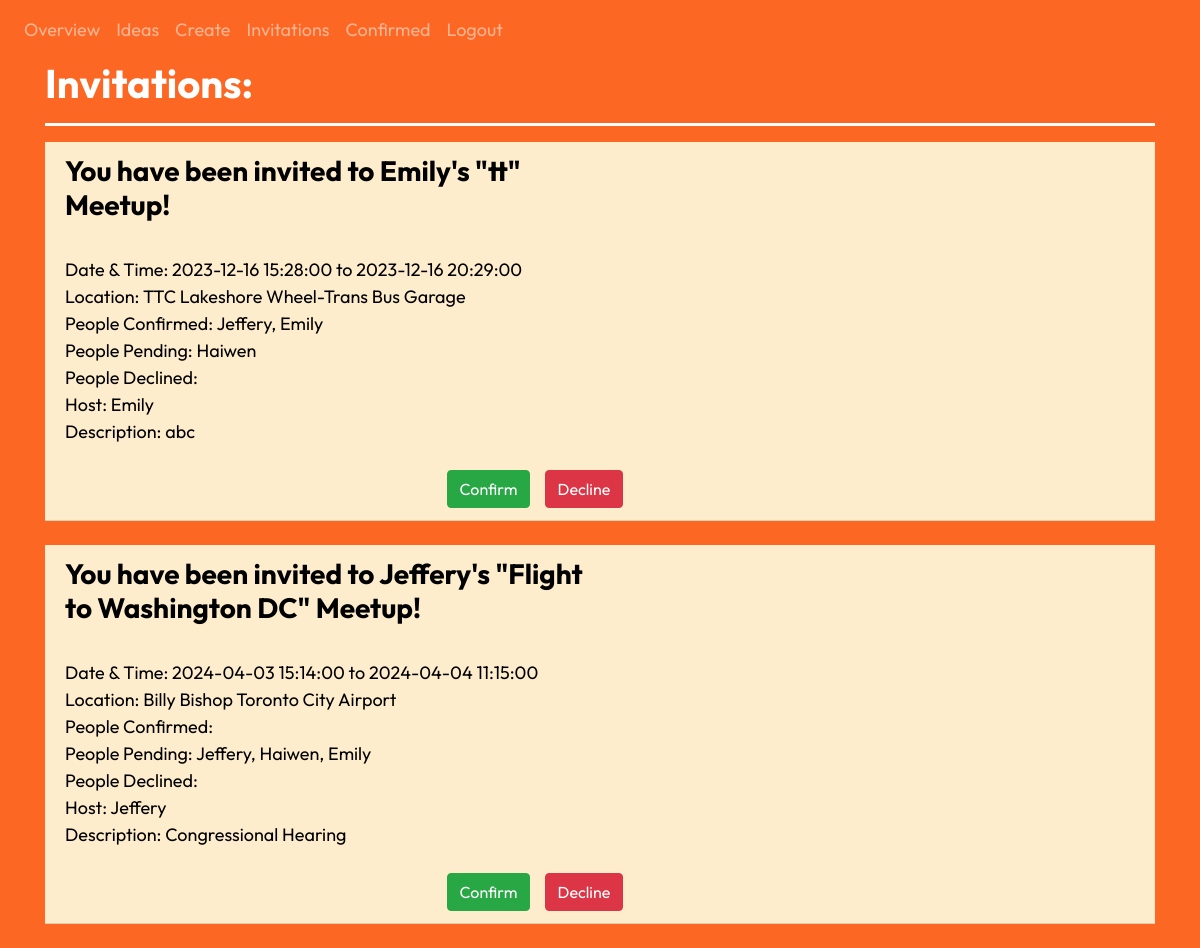
The app's page /view_meetups (signed in) with its own data.
### website/models.py (models this page shows)
class Meetup(db.Model):
    id = db.Column(db.Integer, primary_key=True)
    date_created = db.Column(db.DateTime(timezone=True), default=func.now()) # gets current date and time, store it as date
    date_meetup = db.Column(db.DateTime)
    date_end = db.Column(db.DateTime)
    title = db.Column(db.String(10000))
    location = db.Column(db.String(10000))
    fullAddress = db.Column(db.String(10000))
    locationCommonName = db.Column(db.String(10000))
    lat = db.Column(db.Float)
    lng = db.Column(db.Float)
    description = db.Column(db.String(10000))
    invitations = db.Column(db.String(10000))
    confirmed = db.Column(db.String(10000))
    declined = db.Column(db.String(10000))
    owner = db.Column(db.Integer)
    owner_firstname = db.Column(db.String(10000))

### website/views.py (the view)
@views.route('/view_meetups', methods=['GET', 'POST']) #decorator: whenever you go to the / URL, whatever in hom() will run
@login_required
def view_meetups():
    invites = "" # create a string of people who were invited but not confirmed
    confirmation = "" # create a string of people who have confirmed
    confirmSearch = " " + str(current_user.id) + " "
    firstInv = True
    firstConf = True
    meetupList = []
    for meetup in current_user.meetups: # go through all the current user's meetups
        if meetup.confirmed.find(confirmSearch) == -1:
            meetupList.append({'id': meetup.id, 'lat': meetup.lat, 'lng': meetup.lng, 'locationName': meetup.locationCommonName, 'address': meetup.fullAddress})
        invites = invites + "   " # add 3 spaces to show a new meetup
        confirmation = confirmation + "   "
        firstInv = True
        firstConf = True
        for user in meetup.user: # cycle through the users with a relationship with that meetup
            userSearch = " " + str(user.id) + " "
            if meetup.confirmed.find(userSearch)  != -1: # if the user has confirmed
                if firstConf:   # if its the first confirmation for the meetup. add their name
                    confirmation  = confirmation + user.first_name
                    firstConf = False
                else: # if its not the first confirmation, add a comma
                    confirmation  = confirmation + ", " + user.first_name
            else: # if the user has not confirmed yet, add them to the invite list
                if firstInv:
                    invites  = invites + user.first_name
                    firstInv = False
                else:
                    invites  = invites + ", " + user.first_name
    inviteList = invites.split("   ") # create an list of meetups, inside of which are the people invitied to it
    confirmationList = confirmation.split("   ") # create an list of meetups, inside of which are the people who confirmed to it
    return render_template("view_meetups.html", key=key, user=current_user, inviteList = inviteList, confirmSearch = confirmSearch, confirmationList = confirmationList, meetupList = meetupList)

### website/__init__.py (called while the page is built)
@login_manager.user_loader
def load_user(id):
    return User.query.get(int(id))

### website/templates/view_meetups.html (shortened to what this page needs)
{% extends "base.html" %} {% block title %}View Meetups{% endblock %} {% block
content %}
<h1 align="left"><b>Invitations:</b></h1>
<hr />
<ul class="list-group list-group-flush" id="notes">
  {% set ns = namespace(inviteNumber=1) %}
  {% for meetup in user.meetups: %}
  {%if meetup.confirmed.find(confirmSearch) == -1%}
  <li class="list-group-item  meetup-display mb-4">
    <div class="row">
      <div class="col-md-6">
      <h3><b>You have been invited to {{ meetup.owner_firstname }}'s "{{ meetup.title }}" Meetup!</b></h3><br />
    Date & Time: {{ meetup.date_meetup}} to {{ meetup.date_end }}<br />
    Location: {{meetup.locationCommonName}}<br />
    People Confirmed: {{confirmationList[ns.inviteNumber]}}<br />
    People Pending: {{inviteList[ns.inviteNumber]}}<br />
    People Declined: {{meetup.declined}}<br />
    Host: {{meetup.owner_firstname}}<br />
    Description: {{meetup.description}}<br /></div>
    <div class="col-md-6"><div id = "map{{ meetup.id }}" class = "map" style="height: 300px"></div>
  </div></div>
  <div class="row mt-3" style="margin-left: 35%">
    <button
      type="button"
      class="btn btn-success float-right button-margin"
      onClick="confirmMeetup({{meetup.id}})"
    >
      <span aria-hidden="true">Confirm</span>
    </button>
    {% if user.id == meetup.owner %}
    <button
      type="button"
      class="btn btn-success float-right button-margin"
      data-toggle="modal"
      data-target={{"#inviteModal" + meetup.id|string}}
    >
      <span aria-hidden="true">Invite</span>
    </button>
    <div
      class="modal fade"
      id={{"inviteModal" + meetup.id|string}}
      tabindex="-1"
      role="dialog"
      aria-labelledby="inviteModal"
      aria-hidden="true"
    >
      <div class="modal-dialog" role="document">
        <div class="modal-content">
          <div class="modal-header">
            <h5 class="modal-title" id="inviteModalLabel">Invite</h5>
            <button
              type="button"
              class="close"
              data-dismiss="modal"
              aria-label="Close"
            >
              <span aria-hidden="true">&times;</span>
            </button>
          </div>
          <div class="modal-body">
            <form onkeydown="return event.key != 'Enter';">
              <div class="form-group">
                <label for={{"invite-user" + meetup.id|string}} class="col-form-label"
                  >Please enter the emails of additional users you would like to invite seperated by a space:</label
                >
                <input type="text" class="form-control" id={{"invite-user" + meetup.id|string}} placeholder="e.g. Bob72@gmail.com Stacy6@hotmail John77@gmail.com"/>
              </div>
            </form>
          </div>
          <div class="modal-footer">
            <button
              type="button"
              class="btn btn-secondary"
              data-dismiss="modal"
              aria-label="Close"
            >
              Close
            </button>
            <button
              type="button"
              class="btn btn-success button-margin"
              onClick="invite({{meetup.id}}, '/view_meetups')"
              data-dismiss="modal"
              aria-label="Confirm"
            >
              Invite
            </button>
          </div>
        </div>
      </div>
    </div>
    <button
      type="button"
      class="btn btn-warning float-right button-margin"
      data-toggle="modal"
      data-target={{"#ownerModal" + meetup.id|string}}
    >
      <span aria-hidden="true">Transfer</span>
    </button>
    <div
      class="modal fade"
      id={{"ownerModal" + meetup.id|string}}
      tabindex="-1"
      role="dialog"
      aria-labelledby="ownerModal"
      aria-hidden="true"
    >
      <div class="modal-dialog" role="document">
        <div class="modal-content">
          <div class="modal-header">
            <h5 class="modal-title" id="ownerModalLabel">Transfer Ownership</h5>
            <button
              type="button"
              class="close"
              data-dismiss="modal"
              aria-label="Close"
            >
              <span aria-hidden="true">&times;</span>
            </button>
          </div>
          <div class="modal-body">
            <form onkeydown="return event.key != 'Enter';">
              <div class="form-group">
                <label for={{"new-owner" + meetup.id|string}} class="col-form-label"
                  >New Owner Email:</label
                >
                <input type="text" class="form-control" id={{"new-owner" + meetup.id|string}} />
              </div>
            </form>
          </div>
          <div class="modal-footer">
            <button
              type="button"
              class="btn btn-secondary"
              data-dismiss="modal"
              aria-label="Close"
            >
              Close
            </button>
            <button
              type="button"
              class="btn btn-warning"
              onClick="newOwner({{meetup.id}}, '/view_meetups')"
              data-dismiss="modal"
              aria-label="Confirm"
            >
              Transfer
            </button>
          </div>
        </div>
      </div>
    </div>
    <button
    type="button"
    class="btn btn-danger float-right button-margin"
    onClick="deleteMeetup({{meetup.id}}, '/view_meetups')"
  >
    <span aria-hidden="true">Delete</span>
  </button>
  {% else %}
  <button
    type="button"
    class="btn btn-danger float-right button-margin"
    onClick="declineMeetup({{meetup.id}}, '/view_meetups')"
  >
    <span aria-hidden="true">Decline</span>
  </button>
  {% endif %}
    </div>
  </li>
  {% endif %} {% set ns.inviteNumber = ns.inviteNumber+1 %} {% endfor %}
</ul>
{% endblock %}

### website/static/site.css (style rules this page uses)
html, body, #map, #meetupMap { height: 500px; }
html, body { height: 100%; margin: 0; padding: 0; }
.map { height: 500px; }
.meetup-bg { background-color: #FC6824; }
.meetup-display { color: rgb(0, 0, 0); background-color: #FEEDCD; }
.meetup-text { color: white; font-family: 'Outfit' ;font-size: 18px; }
.button-margin { margin-left: 1%; margin-right: 1%; }
hr { height: 3px; background-color: #ffffff; border: none; }

### records on screen
Meetup: owner_firstname "Emily", title "tt", date_meetup "2023-12-16 15:28:00", date_end "2023-12-16 20:29:00", locationCommonName "TTC Lakeshore Wheel-Trans Bus Garage", confirmationList "Jeffery, Emily", inviteList "Haiwen", description "abc"
Meetup: owner_firstname "Jeffery", title "Flight to Washington DC", date_meetup "2024-04-03 15:14:00", date_end "2024-04-04 11:15:00", locationCommonName "Billy Bishop Toronto City Airport", inviteList "Jeffery, Haiwen, Emily", description "Congressional Hearing"
